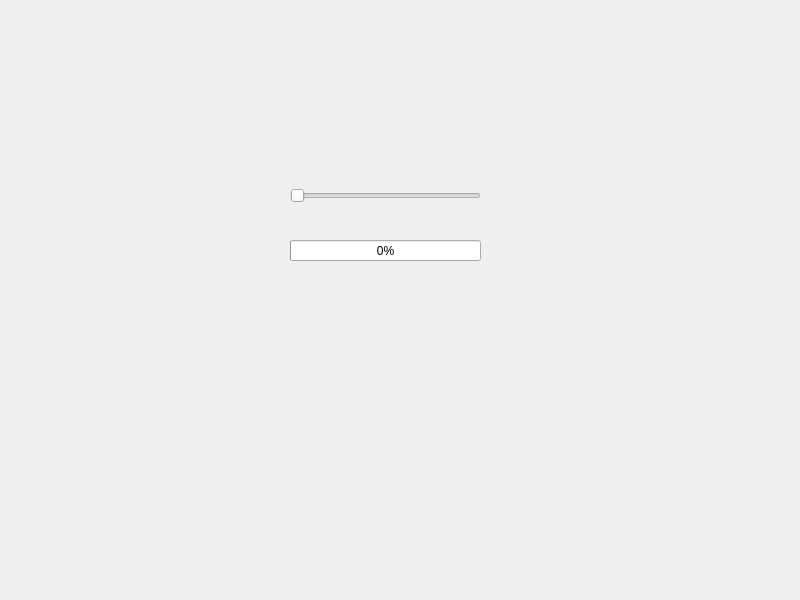
<?xml version="1.0" encoding="UTF-8"?>
<ui version="4.0">
 <class>Dialog</class>
 <widget class="QDialog" name="Dialog">
  <property name="geometry">
   <rect>
    <x>0</x>
    <y>0</y>
    <width>800</width>
    <height>600</height>
   </rect>
  </property>
  <property name="windowTitle">
   <string>Dialog</string>
  </property>
  <widget class="QProgressBar" name="progressBar">
   <property name="geometry">
    <rect>
     <x>290</x>
     <y>240</y>
     <width>191</width>
     <height>21</height>
    </rect>
   </property>
   <property name="maximum">
    <number>99</number>
   </property>
   <property name="value">
    <number>0</number>
   </property>
  </widget>
  <widget class="QSlider" name="horizontalSlider">
   <property name="geometry">
    <rect>
     <x>290</x>
     <y>170</y>
     <width>191</width>
     <height>51</height>
    </rect>
   </property>
   <property name="orientation">
    <enum>Qt::Horizontal</enum>
   </property>
  </widget>
 </widget>
 <resources/>
 <connections>
  <connection>
   <sender>horizontalSlider</sender>
   <signal>valueChanged(int)</signal>
   <receiver>progressBar</receiver>
   <slot>setValue(int)</slot>
   <hints>
    <hint type="sourcelabel">
     <x>365</x>
     <y>192</y>
    </hint>
    <hint type="destinationlabel">
     <x>369</x>
     <y>246</y>
    </hint>
   </hints>
  </connection>
 </connections>
</ui>
